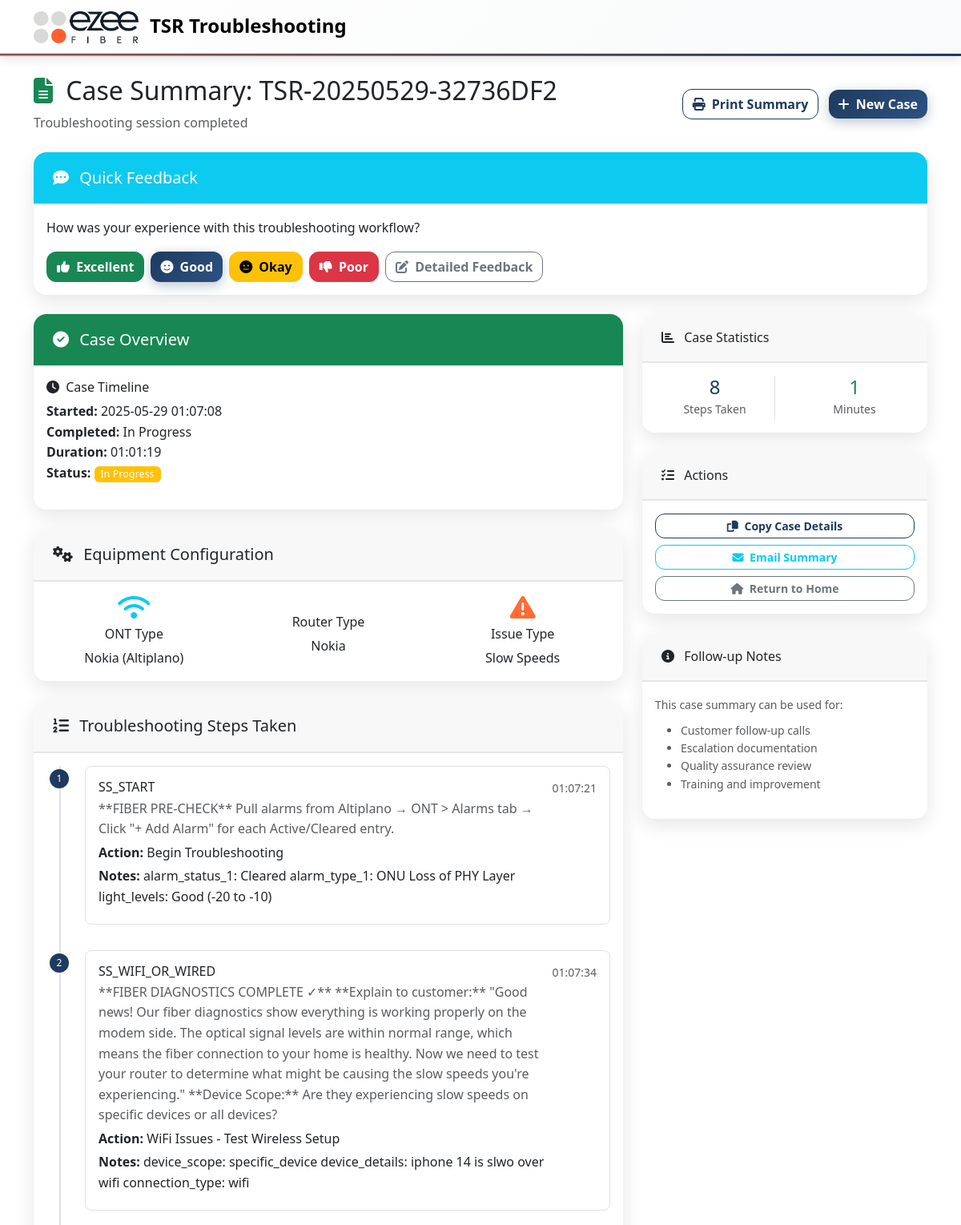
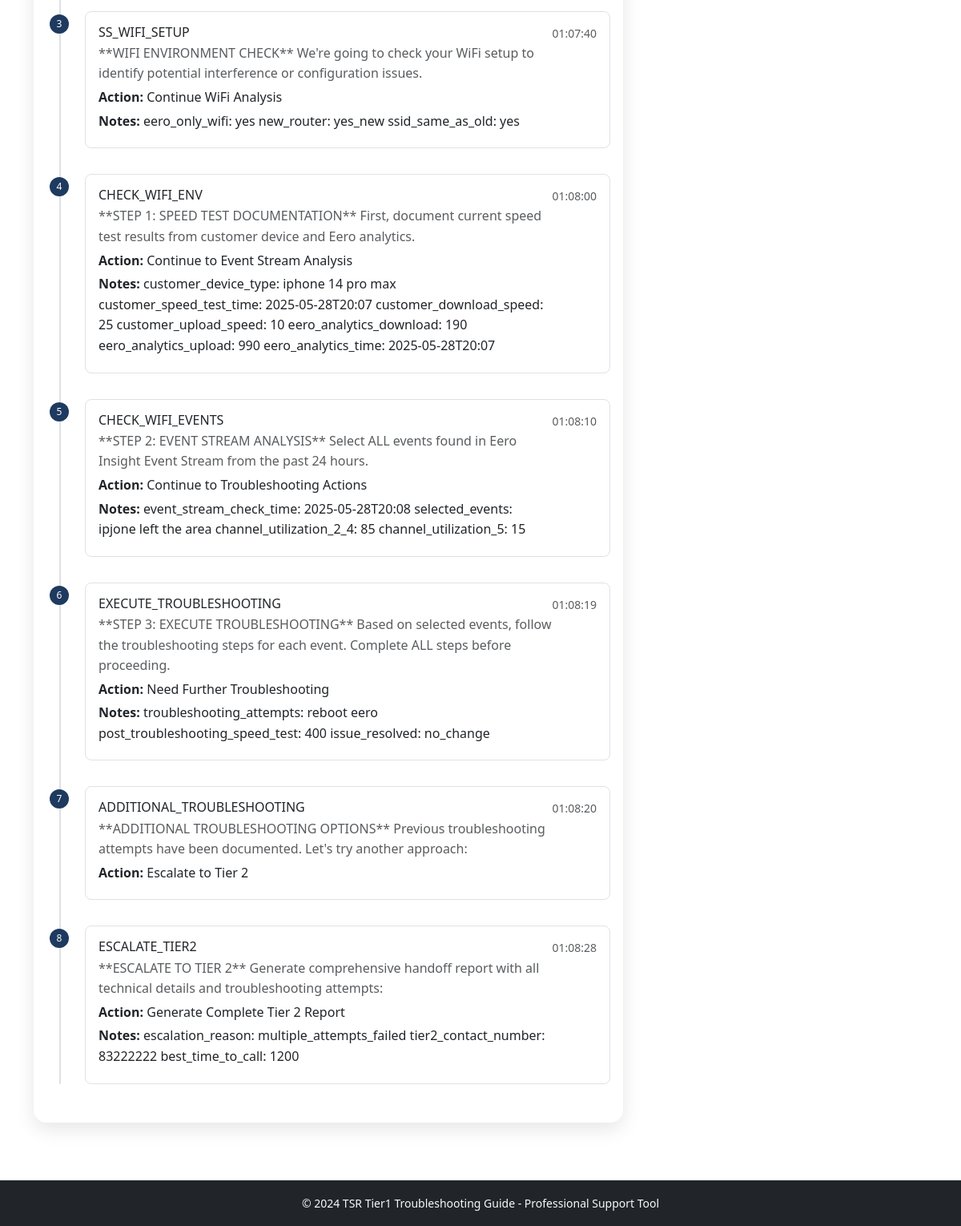
Screenshot of /case_summary/157 with the database file from the repository (2 pictures, top to bottom).
### models.py (models this page shows, shortened)
class TroubleshootingCase(db.Model):
    id = db.Column(db.Integer, primary_key=True)
    session_id = db.Column(db.String(100), nullable=False)
    case_number = db.Column(db.String(50), unique=True, nullable=False)
    customer_info = db.Column(db.Text)  # JSON string
    ont_type = db.Column(db.String(50))
    ont_id = db.Column(db.String(50))  # ONT identifier (flexible format)
    router_type = db.Column(db.String(50))
    router_id = db.Column(db.String(50))  # Router identifier (flexible format)
    issue_type = db.Column(db.String(100))
    resolution = db.Column(db.String(200))
    status = db.Column(db.String(20), default='in_progress')  # in_progress, resolved, escalated, unresolved
    created_at = db.Column(db.DateTime, default=datetime.utcnow)
    completed_at = db.Column(db.DateTime)
    start_time = db.Column(db.Float)  # timestamp
    end_time = db.Column(db.Float)  # timestamp
    def get_customer_info(self):
        if self.customer_info:
            return json.loads(self.customer_info)
        return {}
    def get_duration(self):
        if self.start_time and self.end_time:
            duration_seconds = int(self.end_time - self.start_time)
        elif self.start_time:
            duration_seconds = int(datetime.now().timestamp() - self.start_time)
        else:
            return 0
        return duration_seconds // 60

class TroubleshootingStep(db.Model):
    id = db.Column(db.Integer, primary_key=True)
    case_id = db.Column(db.Integer, db.ForeignKey('troubleshooting_case.id'), nullable=False)
    step_id = db.Column(db.String(50), nullable=False)
    step_name = db.Column(db.String(200))
    action_taken = db.Column(db.String(500))
    result = db.Column(db.String(500))
    notes = db.Column(db.Text)
    timestamp = db.Column(db.DateTime, default=datetime.utcnow)
    case = db.relationship('TroubleshootingCase', backref=db.backref('steps', lazy=True, order_by='TroubleshootingStep.timestamp'))

### routes.py (the view)
@app.route('/case_summary/<int:case_id>')
def case_summary(case_id):
    case = TroubleshootingCase.query.get_or_404(case_id)
    escalation_report = None
    if case.status == 'escalated':
        escalation_report = generate_tier2_escalation_report(case)
    dispatch_report = None
    if case.status in ['dispatch_pending', 'resolved'] and (
        any(step.step_id.startswith('DISPATCH_') for step in case.steps) or
        case.issue_type == 'Complete Outage'
    ):
        dispatch_report = generate_dispatch_report(case)
    return render_template('case_summary.html', case=case, dispatch_report=dispatch_report, escalation_report=escalation_report)

### app.py (called while the page is built)
@app.template_filter('datetime')
def datetime_filter(timestamp):
    if timestamp:
        return datetime.fromtimestamp(timestamp).strftime('%Y-%m-%d %H:%M:%S')
    return ''

@app.template_filter('duration')
def duration_filter(start_time, end_time=None):
    if not start_time:
        return ''
    end = end_time or datetime.now().timestamp()
    duration = int(end - start_time)
    hours = duration // 3600
    minutes = (duration % 3600) // 60
    seconds = duration % 60
    if hours > 0:
        return f"{hours:02d}:{minutes:02d}:{seconds:02d}"
    else:
        return f"{minutes:02d}:{seconds:02d}"

### templates/case_summary.html (shortened to what this page needs)
{% extends "base.html" %}
{% block content %}
<div class="container py-4">
    <div class="row justify-content-between align-items-center mb-4">
        <div class="col">
            <h2>
                <i class="fas fa-file-alt me-2 text-success"></i>
                Case Summary: {{ case.case_number }}
            </h2>
            <p class="text-muted mb-0">Troubleshooting session completed</p>
        </div>
        <div class="col-auto">
            <button onclick="window.print()" class="btn btn-outline-primary me-2">
                <i class="fas fa-print me-1"></i>
                Print Summary
            </button>
            <a href="{{ url_for('restart_case') }}" class="btn btn-primary">
                <i class="fas fa-plus me-1"></i>
                New Case
            </a>
        </div>
    </div>
    <div class="row mb-4">
        <div class="col-12">
            <div class="card border-info">
                <div class="card-header bg-info text-white">
                    <h5 class="mb-0">
                        <i class="fas fa-comment-dots me-2"></i>
                        Quick Feedback
                    </h5>
                </div>
                <div class="card-body">
                    <p class="mb-3">How was your experience with this troubleshooting workflow?</p>
                    <div class="d-flex gap-2 flex-wrap">
                        <button class="btn btn-success" onclick="submitFeedback('excellent', '{{ case.id }}')">
                            <i class="fas fa-thumbs-up me-1"></i>
                            Excellent
                        </button>
                        <button class="btn btn-primary" onclick="submitFeedback('good', '{{ case.id }}')">
                            <i class="fas fa-smile me-1"></i>
                            Good
                        </button>
                        <button class="btn btn-warning" onclick="submitFeedback('okay', '{{ case.id }}')">
                            <i class="fas fa-meh me-1"></i>
                            Okay
                        </button>
                        <button class="btn btn-danger" onclick="submitFeedback('poor', '{{ case.id }}')">
                            <i class="fas fa-thumbs-down me-1"></i>
                            Poor
                        </button>
                        <button class="btn btn-outline-secondary" onclick="showDetailedFeedback('{{ case.id }}')">
                            <i class="fas fa-edit me-1"></i>
                            Detailed Feedback
                        </button>
                    </div>
                </div>
            </div>
        </div>
    </div>
    <div class="row">
        <div class="col-lg-8">
            <div class="card mb-4">
                <div class="card-header bg-success text-white">
                    <h5 class="mb-0">
                        <i class="fas fa-check-circle me-2"></i>
                        Case Overview
                    </h5>
                </div>
                <div class="card-body">
                    <div class="row">
                        <div class="col-md-6">
                            <h6><i class="fas fa-clock me-1"></i> Case Timeline</h6>
                            <ul class="list-unstyled">
                                <li><strong>Started:</strong> {{ case.start_time|datetime }}</li>
                                <li><strong>Completed:</strong> {{ case.end_time|datetime if case.end_time else 'In Progress' }}</li>
                                <li><strong>Duration:</strong> {{ case.start_time|duration(case.end_time) }}</li>
                                <li><strong>Status:</strong>
                                    <span class="badge bg-{{ 'success' if case.status == 'resolved' else 'warning' }}">
                                        {{ case.status.replace('_', ' ').title() }}
                                    </span>
                                </li>
                            </ul>
                        </div>
                    </div>
                </div>
            </div>
            <div class="card mb-4">
                <div class="card-header">
                    <h5 class="mb-0">
                        <i class="fas fa-cogs me-2"></i>
                        Equipment Configuration
                    </h5>
                </div>
                <div class="card-body">
                    <div class="row">
                        {% if case.ont_type %}
                        <div class="col-md-4">
                            <div class="text-center">
                                <i class="fas fa-wifi fa-2x text-info mb-2"></i>
                                <h6>ONT Type</h6>
                                <p class="mb-0">{{ case.ont_type }}</p>
                            </div>
                        </div>
                        {% endif %}
                        {% if case.router_type %}
                        <div class="col-md-4">
                            <div class="text-center">
                                <h6>Router Type</h6>
                                <p class="mb-0">{{ case.router_type }}</p>
                            </div>
                        </div>
                        {% endif %}
                        {% if case.issue_type %}
                        <div class="col-md-4">
                            <div class="text-center">
                                <i class="fas fa-exclamation-triangle fa-2x text-warning mb-2"></i>
                                <h6>Issue Type</h6>
                                <p class="mb-0">{{ case.issue_type }}</p>
                            </div>
                        </div>
                        {% endif %}
                    </div>
                </div>
            </div>
            <div class="card">
                <div class="card-header">
                    <h5 class="mb-0">
                        <i class="fas fa-list-ol me-2"></i>
                        Troubleshooting Steps Taken
                    </h5>
                </div>
                <div class="card-body">
                    {% if case.steps %}
                        <div class="timeline">
                            {% for step in case.steps %}
                            <div class="timeline-item">
                                <div class="timeline-marker">
                                    <span class="badge bg-primary rounded-pill">{{ loop.index }}</span>
                                </div>
                                <div class="timeline-content">
                                    <div class="d-flex justify-content-between align-items-start">
                                        <div>
                                            <h6 class="mb-1">{{ step.step_id }}</h6>
                                            {% if step.step_name %}
                                            <p class="text-muted mb-1">{{ step.step_name }}</p>
                                            {% endif %}
                                            {% if step.action_taken %}
                                            <p class="mb-1"><strong>Action:</strong> {{ step.action_taken }}</p>
                                            {% endif %}
                                            {% if step.notes %}
                                            <p class="mb-1"><strong>Notes:</strong> {{ step.notes }}</p>
                                            {% endif %}
                                        </div>
                                        <small class="text-muted">{{ step.timestamp.strftime('%H:%M:%S') }}</small>
                                    </div>
                                </div>
                            </div>
                            {% endfor %}
                        </div>
                    {% else %}
                        <p class="text-muted">No detailed steps recorded for this case.</p>
                    {% endif %}
                </div>
            </div>
        </div>
        <div class="col-lg-4">
            <div class="card mb-4">
                <div class="card-header">
                    <h6 class="mb-0">
                        <i class="fas fa-chart-bar me-2"></i>
                        Case Statistics
                    </h6>
                </div>
                <div class="card-body">
                    <div class="row text-center">
                        <div class="col-6">
                            <div class="border-end">
                                <h4 class="text-primary mb-0">{{ case.steps|length }}</h4>
                                <small class="text-muted">Steps Taken</small>
                            </div>
                        </div>
                        <div class="col-6">
                            <h4 class="text-success mb-0">{{ case.get_duration() // 60 }}</h4>
                            <small class="text-muted">Minutes</small>
                        </div>
                    </div>
                </div>
            </div>
            <div class="card mb-4">
                <div class="card-header">
                    <h6 class="mb-0">
                        <i class="fas fa-tasks me-2"></i>
                        Actions
                    </h6>
                </div>
                <div class="card-body">
                    <div class="d-grid gap-2">
                        <button onclick="copyToClipboard()" class="btn btn-outline-primary btn-sm">
                            <i class="fas fa-copy me-1"></i>
                            Copy Case Details
                        </button>
                        <button onclick="emailSummary()" class="btn btn-outline-info btn-sm">
                            <i class="fas fa-envelope me-1"></i>
                            Email Summary
                        </button>
                        <a href="{{ url_for('index') }}" class="btn btn-outline-secondary btn-sm">
                            <i class="fas fa-home me-1"></i>
                            Return to Home
                        </a>
                    </div>
                </div>
            </div>
            <div class="card">
                <div class="card-header">
                    <h6 class="mb-0">
                        <i class="fas fa-info-circle me-2"></i>
                        Follow-up Notes
                    </h6>
                </div>
                <div class="card-body">
                    <small class="text-muted">
                        This case summary can be used for:
                        <ul class="mt-2">
                            <li>Customer follow-up calls</li>
                            <li>Escalation documentation</li>
                            <li>Quality assurance review</li>
                            <li>Training and improvement</li>
                        </ul>
                    </small>
                </div>
            </div>
        </div>
    </div>
</div>
{% endblock %}

### static/css/custom.css (style rules this page uses)
:root { --primary-color: 0 84% 60%; --success-color: 142 71% 45%; --info-color: 199 89% 48%; --warning-color: 45 100% 51%; --danger-color: 354 70% 54%; }
body { font-family: 'Segoe UI', Tahoma, Geneva, Verdana, sans-serif; line-height: 1.6; }
.card { border: none; box-shadow: 0 2px 8px rgba(0, 0, 0, 0.1); border-radius: 12px; transition: transform 0.2s ease, box-shadow 0.2s ease; }
.card-header { border-radius: 12px 12px 0 0 !important; border-bottom: none; padding: 1.25rem 1.5rem; }
.timeline { position: relative; padding-left: 2rem; }
.timeline::before { content: ''; position: absolute; left: 1rem; top: 0; bottom: 0; width: 2px; background: var(--bs-border-color); }
.timeline-item { position: relative; margin-bottom: 2rem; }
.timeline-marker { position: absolute; left: -2rem; top: 0; width: 2rem; height: 2rem; display: flex; align-items: center; justify-content: center; }
.timeline-marker .badge { width: 1.5rem; height: 1.5rem; display: flex; align-items: center; justify-content: center; font-size: 0.75rem; }
.timeline-content { background: var(--bs-body-bg); border: 1px solid var(--bs-border-color); border-radius: 8px; padding: 1rem; margin-left: 1rem; }
.badge { font-weight: 500; letter-spacing: 0.025em; }
.btn { border-radius: 8px; font-weight: 500; transition: all 0.2s ease; }

### static/css/ezee-theme.css (style rules this page uses)
:root { --ezee-navy: #1e3a5f; --ezee-orange: #ff6b35; --ezee-light-grey: #e5e5e5; --ezee-dark-grey: #6c757d; --ezee-white: #ffffff; }
.bg-primary { background-color: var(--ezee-navy) !important; }
.btn-primary { background-color: var(--ezee-navy); border-color: var(--ezee-navy); }
.btn-outline-primary { color: var(--ezee-navy); border-color: var(--ezee-navy); }
.text-primary { color: var(--ezee-navy) !important; }
.card { border: none; border-radius: 16px; box-shadow: 0 8px 25px rgba(0, 0, 0, 0.1); transition: all 0.3s ease; }
.card-header { border-radius: 16px 16px 0 0 !important; border-bottom: 2px solid var(--ezee-light-grey); }
.btn { border-radius: 12px; font-weight: 600; transition: all 0.3s cubic-bezier(0.4, 0, 0.2, 1); position: relative; overflow: hidden; }
.btn-primary { background: linear-gradient(135deg, var(--ezee-navy) 0%, #2c5282 100%); border: none; box-shadow: 0 4px 15px rgba(30, 58, 95, 0.3); }
.text-warning { color: var(--ezee-orange) !important; }

### rows the page displays
TroubleshootingCase: case_number "TSR-20250529-32736DF2", start_time "2025-05-29 01:07:08", end_time "In Progress", start_time|duration "01:01:19", status.replace "In Progress", ont_type "Nokia (Altiplano)", router_type "Nokia", issue_type "Slow Speeds", start_time+end_time "1"
TroubleshootingStep: step_id "SS_START", step_name "**FIBER PRE-CHECK** Pull alarms from Altiplano → ONT > Alarms tab → Click \"+ Add Alarm\" for each Active/Cleared entry.", action_taken "Begin Troubleshooting", notes "alarm_status_1: Cleared alarm_type_1: ONU Loss of PHY Layer light_levels: Good (-20 to -10)", timestamp "01:07:21"
TroubleshootingStep: step_id "SS_WIFI_OR_WIRED", step_name "**FIBER DIAGNOSTICS COMPLETE ✓** **Explain to customer:** \"Good news! Our fiber diagnostics show everything is working properly on the modem side. The optical signal levels are within normal range, which means the fiber connection to your home is healthy. Now we need to test your router to determine what might be causing the slow speeds you're experiencing.\" **Device Scope:** Are they experiencing slow speeds on specific devices or all devices?", action_taken "WiFi Issues - Test Wireless Setup", notes "device_scope: specific_device device_details: iphone 14 is slwo over wifi connection_type: wifi", timestamp "01:07:34"
TroubleshootingStep: step_id "SS_WIFI_SETUP", step_name "**WIFI ENVIRONMENT CHECK** We're going to check your WiFi setup to identify potential interference or configuration issues.", action_taken "Continue WiFi Analysis", notes "eero_only_wifi: yes new_router: yes_new ssid_same_as_old: yes", timestamp "01:07:40"
TroubleshootingStep: step_id "CHECK_WIFI_ENV", step_name "**STEP 1: SPEED TEST DOCUMENTATION** First, document current speed test results from customer device and Eero analytics.", action_taken "Continue to Event Stream Analysis", notes "customer_device_type: iphone 14 pro max customer_speed_test_time: 2025-05-28T20:07 customer_download_speed: 25 customer_upload_speed: 10 eero_analytics_download: 190 eero_analytics_upload: 990 eero_analytics_time: 2025-05-28T20:07", timestamp "01:08:00"
TroubleshootingStep: step_id "CHECK_WIFI_EVENTS", step_name "**STEP 2: EVENT STREAM ANALYSIS** Select ALL events found in Eero Insight Event Stream from the past 24 hours.", action_taken "Continue to Troubleshooting Actions", notes "event_stream_check_time: 2025-05-28T20:08 selected_events: ipjone left the area channel_utilization_2_4: 85 channel_utilization_5: 15", timestamp "01:08:10"
TroubleshootingStep: step_id "EXECUTE_TROUBLESHOOTING", step_name "**STEP 3: EXECUTE TROUBLESHOOTING** Based on selected events, follow the troubleshooting steps for each event. Complete ALL steps before proceeding.", action_taken "Need Further Troubleshooting", notes "troubleshooting_attempts: reboot eero post_troubleshooting_speed_test: 400 issue_resolved: no_change", timestamp "01:08:19"
TroubleshootingStep: step_id "ADDITIONAL_TROUBLESHOOTING", step_name "**ADDITIONAL TROUBLESHOOTING OPTIONS** Previous troubleshooting attempts have been documented. Let's try another approach:", action_taken "Escalate to Tier 2", timestamp "01:08:20"
TroubleshootingStep: step_id "ESCALATE_TIER2", step_name "**ESCALATE TO TIER 2** Generate comprehensive handoff report with all technical details and troubleshooting attempts:", action_taken "Generate Complete Tier 2 Report", notes "escalation_reason: multiple_attempts_failed tier2_contact_number: 83222222 best_time_to_call: 1200", timestamp "01:08:28"

### other values shown
{{ case.steps|length }} "8"
